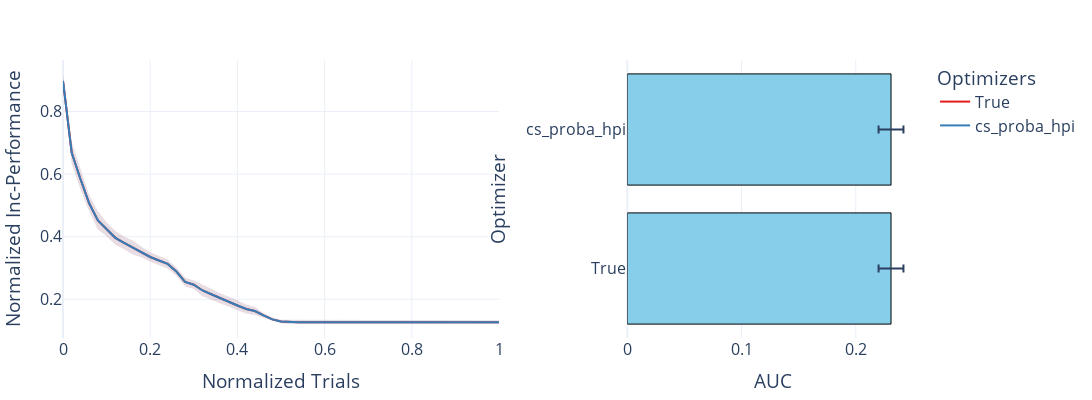

Write notebook code for a chart like this one.
### Code cell
plot_one_thing('adjust_cs')
